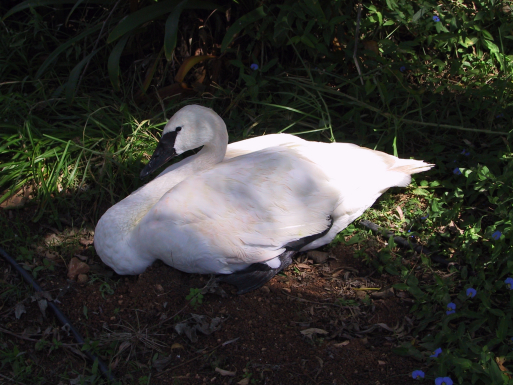
#> input picture imgs/Duck.png, 513 x 385 px
$ python main.py
#> lines starting #> are read from the running program, lines starting #| are printed output that depends on the picture
### filters.py
import cv2
import numpy as np
from scipy.sparse import spdiags
from scipy.sparse.linalg import spsolve, lsqr

# [47 lines left out: function wlsFilter, not called in this run]

def gdft(img, r):
    eps = 0.04;

    I = np.double(img);
    # I = I/255;
    I2 = cv2.pow(I,2);
    mean_I = cv2.boxFilter(I,-1,((2*r)+1,(2*r)+1))
    mean_I2 = cv2.boxFilter(I2,-1,((2*r)+1,(2*r)+1))

    cov_I = mean_I2 - cv2.pow(mean_I,2);

    var_I = cov_I;

    a = cv2.divide(cov_I,var_I+eps)
    b = mean_I - (a*mean_I)

    mean_a = cv2.boxFilter(a,-1,((2*r)+1,(2*r)+1))
    mean_b = cv2.boxFilter(b,-1,((2*r)+1,(2*r)+1))

    q = (mean_a * I) + mean_b;

    return q

### utils.py
import cv2
import numpy as np


def SRS(r, i):
    mI = np.mean(i)
    r_eh = np.zeros_like(r)
    mask1 = r > mI
    mask2 = r <= mI

    r_changed = r * (i/mI)**0.5
    r_eh[mask1] = r_changed[mask1]
    r_eh[mask2] = r[mask2]

    return r_eh

def VIG(i, i_inv, v_s):
    i_inv /=np.max(i_inv)
    mI = np.mean(i)
    M = np.max(i)
    r = 1.0 - mI/M
    fv_s = [r*( 1/(1+np.exp(-1.0*(v - mI))) - 0.5 ) for v in v_s]

    I_k = [(1 + fv) * (i + fv * i_inv) for fv in fv_s]

    return I_k

def tone_production(R_eh, I_vts):
    L_s = [np.exp(R_eh) * I for I in I_vts]

    Ws = np.zeros_like(I_vts)
    for i, I in enumerate(I_vts):
        if i < 3:
            Ws[i,:,:] = I/np.max(I)
        else:
            Ws[i,:,:] = 1.0 - I/np.max(I)

    L_eh = np.zeros_like(R_eh)
    W_ = np.zeros_like(R_eh)
    for W, L in zip(Ws, L_s):
        L_eh += W * L
        W_ += W

    L_eh = L_eh/W_
    return L_eh

### main.py
import cv2
import argparse
import numpy as np

from utils import *
from filters import *

def HDR(path, flag):
#> called with path = 'imgs/Duck.png', flag = True
    image = cv2.imread(path)
#> image is the input picture: shape (385, 513, 3); mean B, G, R 49.3, 53.6, 53.6
    S = cv2.cvtColor(image, cv2.COLOR_BGR2GRAY)/255.0
    S = S + 1e-20
    image = 1.0*image/255

    if flag:
        I = gdft(S, 3)
#> in gdft, `mean_a = cv2.boxFilter(a,-1,((2*r)+1,(2*r)+1))`:
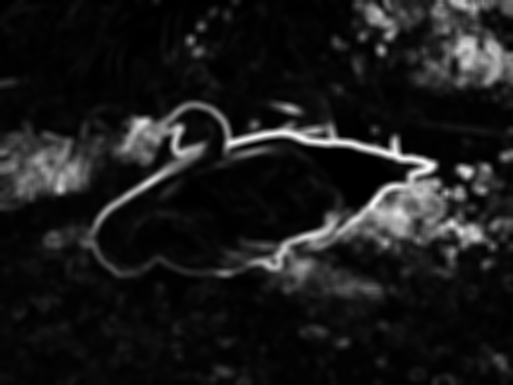
#> mean_a: shape (385, 513) float64; min -6.13e-16, max 0.686, mean 0.0722; drawn with min black and max white
    else:
        I = wlsFilter(S)
    mI = np.mean(I)
#> mI = 0.208
    R = np.log(S+1e-20) - np.log(I+1e-20)
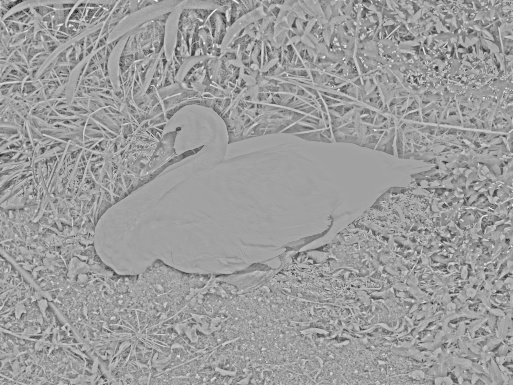
#> R: shape (385, 513) float64; min -2.36, max 1.36, mean -0.0747; drawn with min black and max white
    R_eh = SRS(R, I)
#> in SRS, `mask1 = r > mI`:
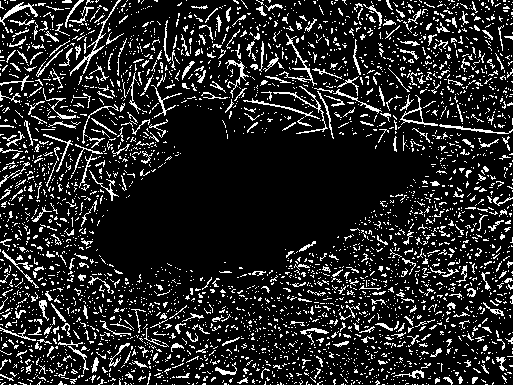
#> mask1: shape (385, 513) bool; 14.5% white in thin lines or dots
#> in SRS, `mask2 = r <= mI`: mask2: shape (385, 513) bool; 85.5% white; black in thin lines or dots
#> in SRS, `r_eh[mask1] = r_changed[mask1]`:
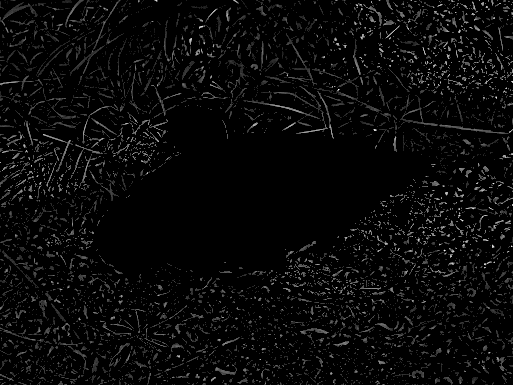
#> r_eh: shape (385, 513) float64; min 0, max 1.05, mean 0.0394; drawn with min black and max white

    v_s = [0.2, (mI+0.2)/2, mI, (mI+0.8)/2, 0.8]
#> v_s = [0.2, 0.204, 0.208, 0.504, 0.8]

    I_vts = VIG(I, 1.0-I, v_s)
#> in VIG, `i_inv /=np.max(i_inv)`:
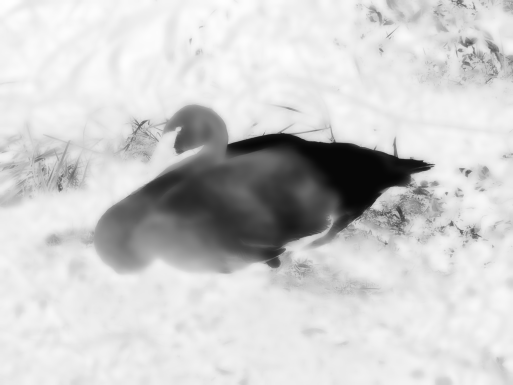
#> i_inv: shape (385, 513) float64; min 0.0278, max 1, mean 0.806
#> in VIG, `mI = np.mean(i)`: mI = 0.208
#> in VIG, `M = np.max(i)`: M = 0.973
#> in VIG, `r = 1.0 - mI/M`: r = 0.786
#> in VIG, `fv_s = [r*( 1/(1+np.exp(-1.0*(v - mI))) - 0.5 ) for v in v_s]`: fv_s = [-0.00165, -0.000825, 0, 0.0577, 0.113]
#> in VIG, `I_k = [(1 + fv) * (i + fv * i_inv) for fv in fv_s]`: I_k = 5 items
#> I_vts = 5 items
    L_eh = tone_production(R_eh, I_vts)
#> the loop in tone_production, `for i, I in enumerate(I_vts):` made 5 passes
#> the loop in tone_production, `for W, L in zip(Ws, L_s):` made 5 passes

    ratio = np.clip(L_eh/ S, 0, 3)
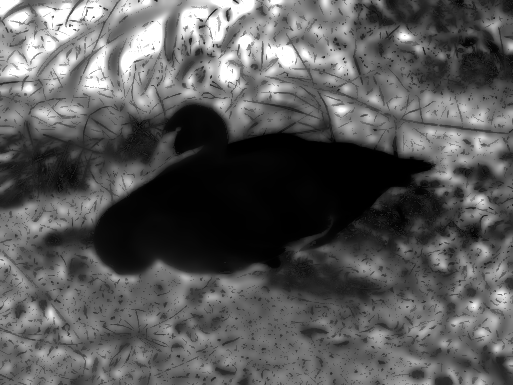
#> ratio: shape (385, 513) float64; min 0.999, max 3, mean 1.7; drawn with min black and max white
    b,g,r = cv2.split(image)

    b_eh = ratio * b
    g_eh = ratio * g
    r_eh = ratio * r

    out = cv2.merge((b_eh, g_eh, r_eh))
    return np.clip(out, 0.0, 1.0)
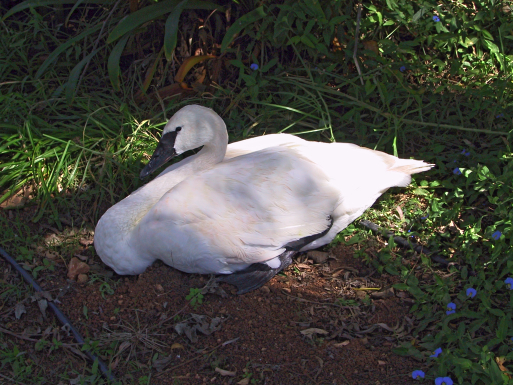
#> returned value: shape (385, 513, 3) float64; mean of channels 0, 1, 2 0.247, 0.274, 0.272; drawn as B, G, R


if __name__ == '__main__':
    parser = argparse.ArgumentParser()

	# Input Parameters

    parser.add_argument('--image_path', type=str, default="imgs/Duck.png")
    parser.add_argument('--filter', type=bool, default=True)
    config = parser.parse_args()

    out = HDR(config.image_path, config.filter)
    save_name = config.image_path.split('/')[0] + '/rs_' + config.image_path.split('/')[1]
    cv2.imwrite(save_name, np.uint8(out*255))

$ run again, with imgs/rs_test1.jpg saved as imgs/Duck.png
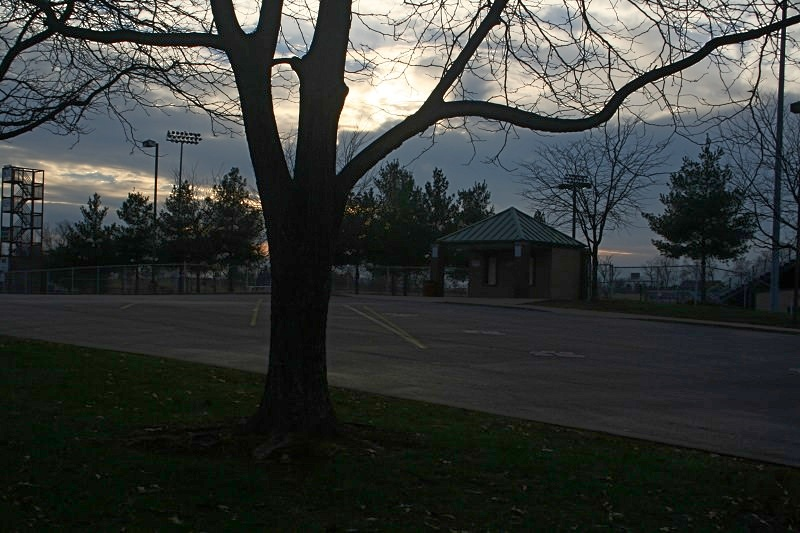
#> input picture imgs/rs_test1.jpg, 800 x 533 px
#> in HDR, image is the input picture: shape (533, 800, 3); mean B, G, R 56.9, 59.2, 55.8
#> in HDR, `mI = np.mean(I)`: mI = 0.227
#> in SRS, `mask1 = r > mI`:
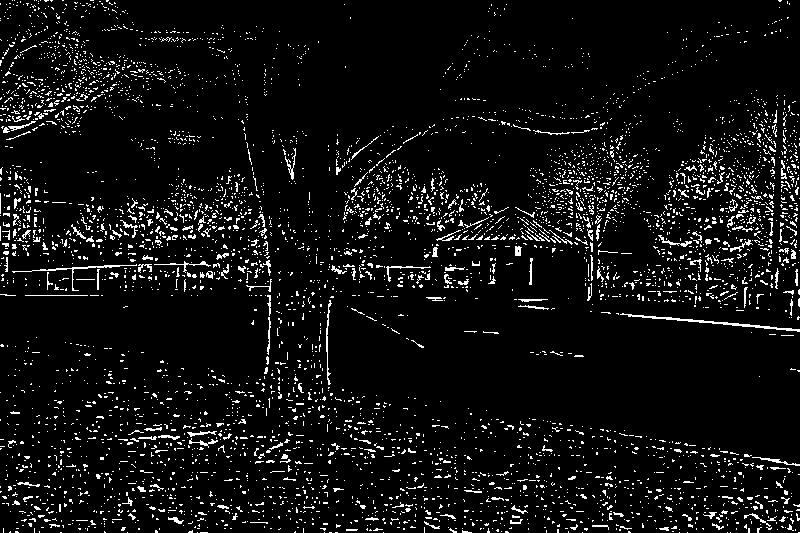
#> mask1: shape (533, 800) bool; 6.4% white in thin lines or dots
#> mask2: shape (533, 800) bool; 93.6% white; black in thin lines or dots
#> v_s = [0.2, 0.214, 0.227, 0.514, 0.8]
#> in VIG, `mI = np.mean(i)`: mI = 0.227
#> M = 0.999
#> in VIG, `r = 1.0 - mI/M`: r = 0.773
#> fv_s = [-0.00525, -0.00263, 0, 0.0549, 0.108]
#> I_k = 5 items
#> the loop in tone_production, `for i, I in enumerate(I_vts):` made 5 passes
#> the loop in tone_production, `for W, L in zip(Ws, L_s):` made 5 passes
#> in HDR, `return np.clip(out, 0.0, 1.0)`:
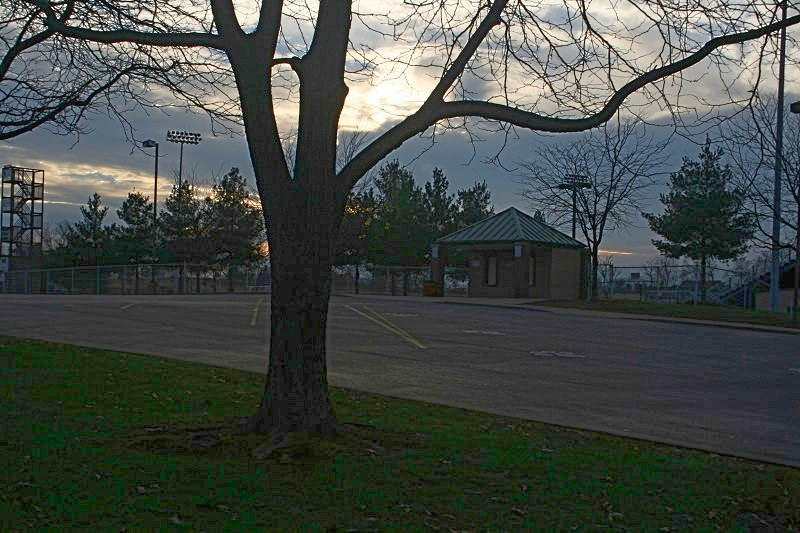
#> returned value: shape (533, 800, 3) float64; mean of channels 0, 1, 2 0.275, 0.294, 0.27; drawn as B, G, R

$ run again, with imgs/rs_test2.jpg saved as imgs/Duck.png
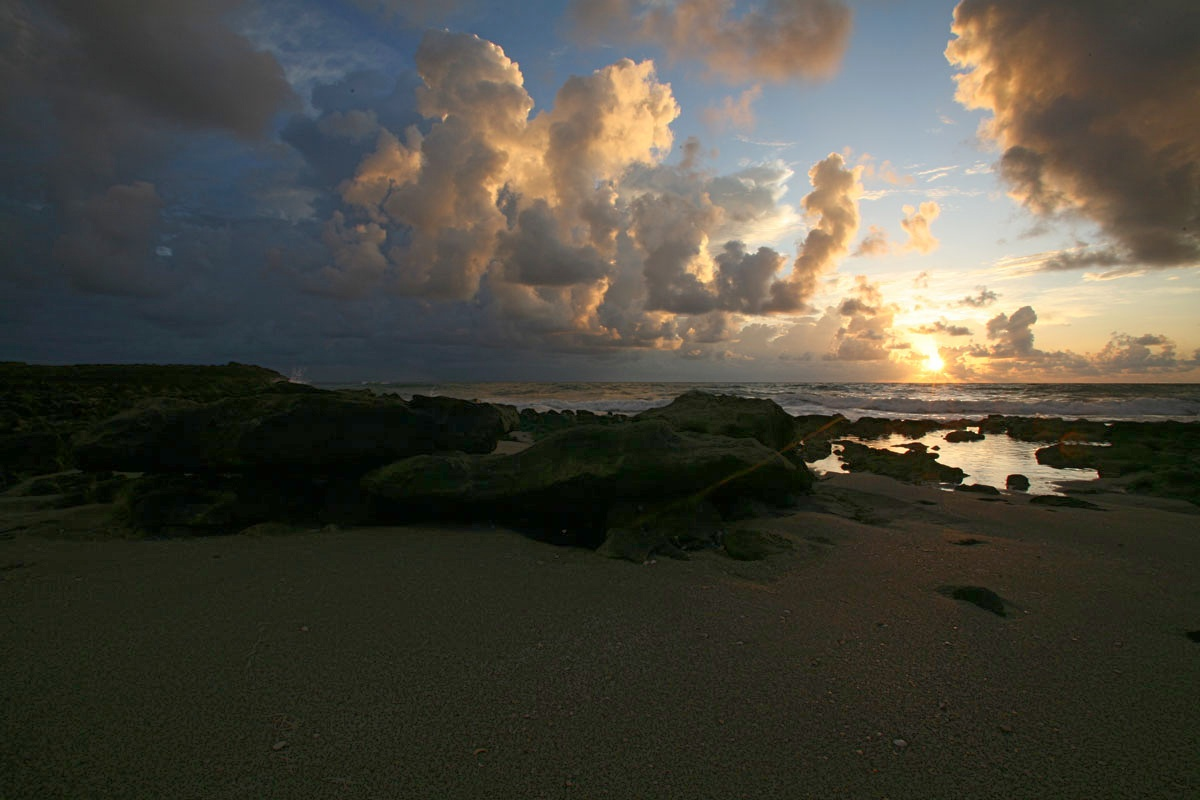
#> input picture imgs/rs_test2.jpg, 1200 x 800 px
#> in HDR, image is the input picture: shape (800, 1200, 3); mean B, G, R 61.8, 72, 74.4
#> in HDR, `mI = np.mean(I)`: mI = 0.281
#> in SRS, `mask1 = r > mI`:
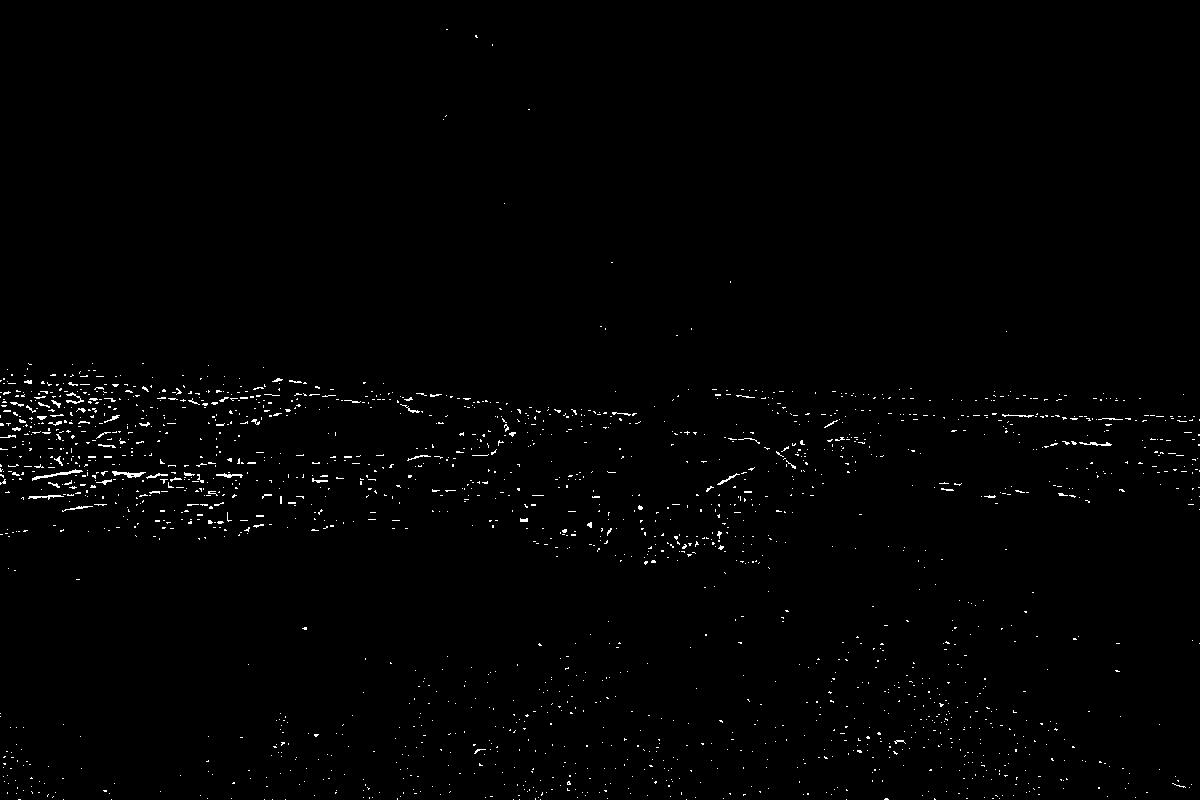
#> mask1: shape (800, 1200) bool; 0.89% white in thin lines or dots
#> mask2: shape (800, 1200) bool; 99.1% white; black in thin lines or dots
#> v_s = [0.2, 0.24, 0.281, 0.54, 0.8]
#> in VIG, `mI = np.mean(i)`: mI = 0.281
#> M = 0.992
#> in VIG, `r = 1.0 - mI/M`: r = 0.717
#> fv_s = [-0.0145, -0.00723, 0, 0.0463, 0.0911]
#> I_k = 5 items
#> the loop in tone_production, `for i, I in enumerate(I_vts):` made 5 passes
#> the loop in tone_production, `for W, L in zip(Ws, L_s):` made 5 passes
#> in HDR, `return np.clip(out, 0.0, 1.0)`:
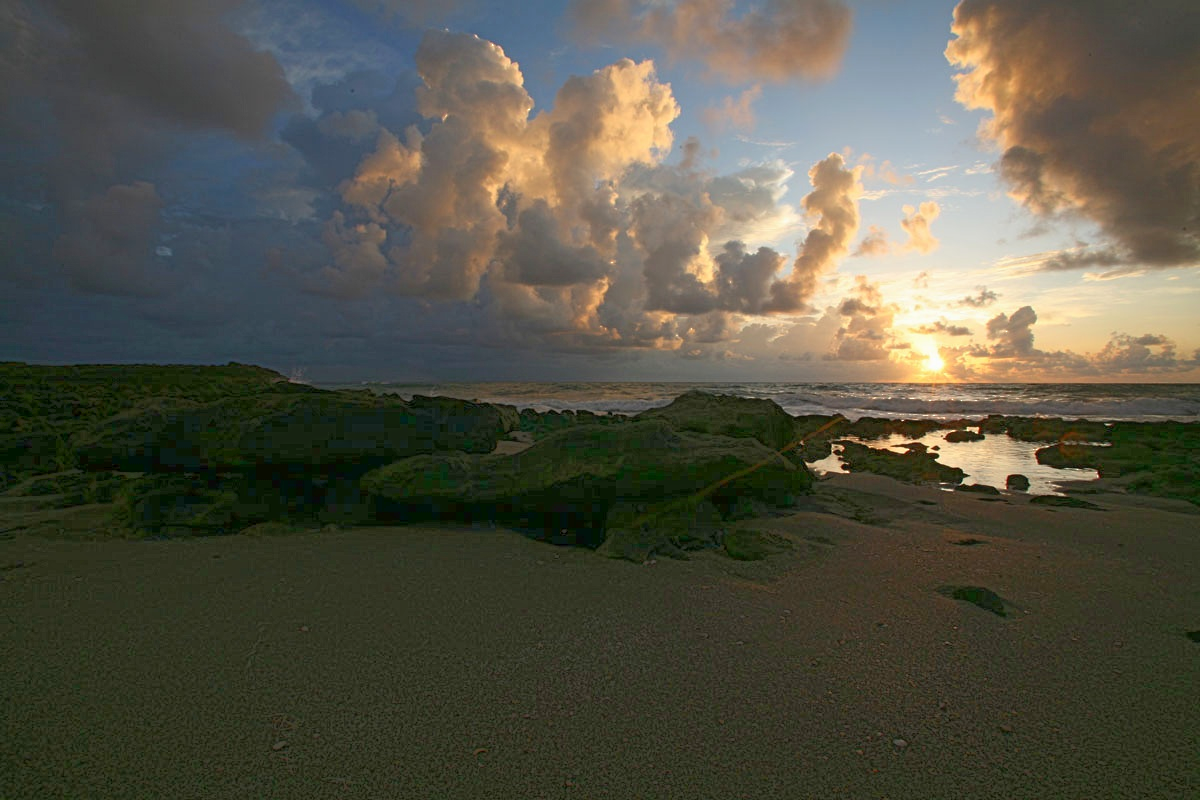
#> returned value: shape (800, 1200, 3) float64; mean of channels 0, 1, 2 0.275, 0.328, 0.333; drawn as B, G, R
